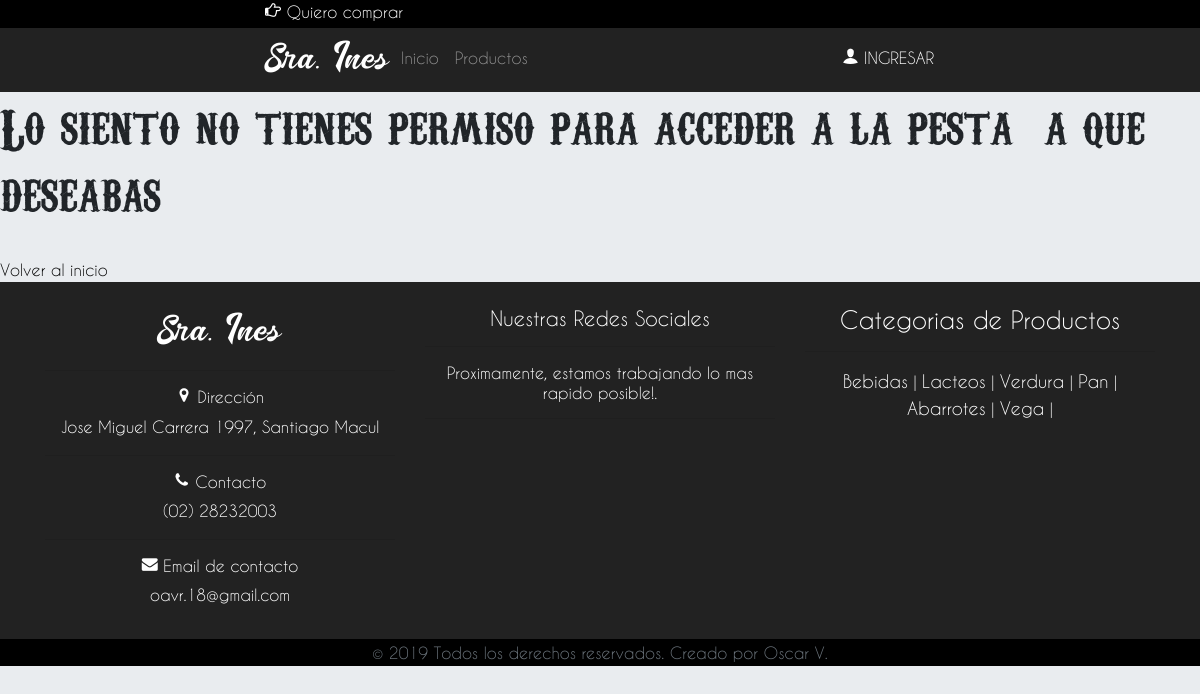
/accounts/permiso/, run on the app's committed database.
### cms/models.py (models this page shows, shortened)
class Footer(models.Model):
    direccion = models.CharField(verbose_name="Direccion", max_length=200, default="Jose Miguel Carrera 1997, Macul")
    contacto = models.CharField(verbose_name="Contacto", max_length=100, default="(02) 28232003")
    email = models.CharField(verbose_name="Email", max_length=100, default="oavr.18@gmail.com")
    activado = models.BooleanField(verbose_name="Conjunto Activado", default=False)
    class Meta:
        verbose_name = "Footer"
        verbose_name_plural = "Footer"

### productos/models.py (models this page shows, shortened)
class Categorias(models.Model):
    nombre = models.CharField(verbose_name="Nombre categoria", max_length=100)
    class Meta:
        verbose_name = "Categoria"
        verbose_name_plural = "Categorias"

### registration/views.py (the view)
# urls.py: path('permiso/', sin_permiso, name = "sin_permiso"),
def sin_permiso(request):
    return render(request, 'registration/sin_permiso.html')

### productos/processors.py (called while the page is built)
def Traer_Categorias(request):
    return {'Categorias':Categorias.objects.all()}

### registration/templates/registration/sin_permiso.html
{%extends 'core/base.html'%}
{%block content%}
<h1>Lo siento no tienes permiso para acceder a la pestaña que deseabas</h1>
<br>
<a href="{%url 'core:index'%}">Volver al inicio</a>
{%endblock%}

### core/templates/core/footer.html (shortened to what this page needs)
		<footer class="container-fluid pr-0 pl-0">
			<div class="container">
				<div class="row">
					<div class="col-12 col-sm-4 mt-4 mb-3 text-center ">
						<h4 class="TITULO">Sra. Ines</h4>
						<hr>
						{%if footer is not None%}
						<h6 data-icon="h"> Dirección</h6>
						<p> {{footer.direccion}}</p>
						<hr>
						<h6 data-icon="a"> Contacto</h6>
						<p> {{footer.contacto}}</p>
						<hr>
						<h6 data-icon="c"> Email de contacto</h6>
						<p> {{footer.email}}</p>
						{%endif%}
					</div>
					<div class="col-12 col-sm-4 mt-4 mb-4 text-center">
						<h5>Nuestras Redes Sociales</h5>
						<hr>
						<h6>Proximamente, estamos trabajando lo mas rapido posible!.</h6>
						<hr>
					</div>
					<div class="col-12 col-sm-4 mt-4 mb-4 text-center">
						<h4>Categorias de Productos</h4>
						<hr>
						{%if Categorias %}
						{%for cat in Categorias%}
						<a href="{%url 'productos:list_categoria' cat.id%}" class="CATEGORIAS_FOOTER">{{cat.nombre}}</a> |
						{%endfor%}
						{%else%}
						<h5>No se encuentran Categorias disponibles</h5>
						{%endif%}
					</div>
				</div>
			</div>
			<div class="container-fluid" style="background: black;">
				<div class="row">
					<div class="col-12 text-center">
						<h6 class="text-muted m-1">&copy; 2019 Todos los derechos reservados. Creado por Oscar V.</h6>
					</div>
				</div>
			</div>
		</footer>

### core/static/core/css/estilos_base.css (style rules this page uses)
body { font-family: "Caviardreams"; background-color: rgb(233, 236, 239); }
a { color:#000; transition: all 1s; }
h1 { font-family: "Carnevale"; font-size: 3.5rem; }

### core/static/core/css/estilos_detalles.css (style rules this page uses)
.TITULO { font-family: "William"; font-size:2.5rem; }
footer { background-color: #222; color:white; }
.CATEGORIAS_FOOTER { font-size:1.1rem; color: #fff; }

### data on the page
Footer: direccion "Jose Miguel Carrera 1997, Santiago Macul", contacto "(02) 28232003", email "oavr.18@gmail.com"
Categorias: nombre "Bebidas"
Categorias: nombre "Lacteos"
Categorias: nombre "Verdura"
Categorias: nombre "Pan"
Categorias: nombre "Abarrotes"
Categorias: nombre "Vega"
